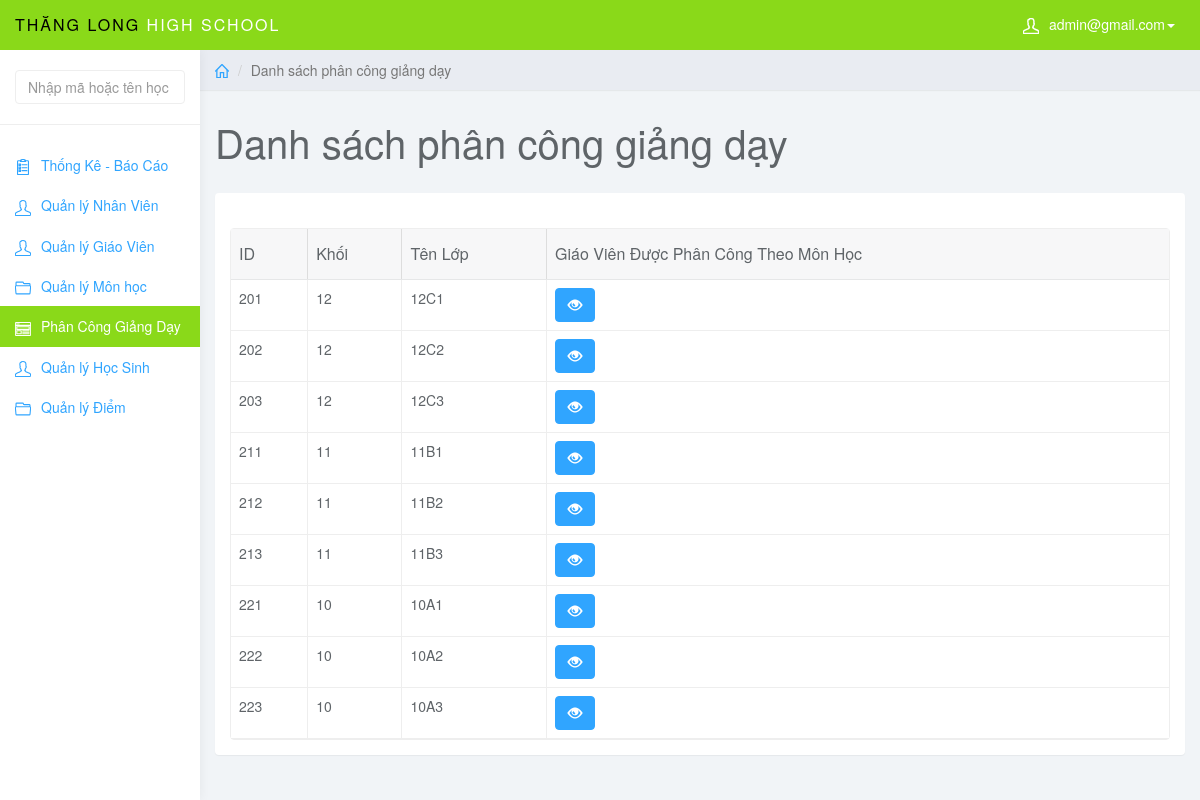
The page /index.php?page=assigned (signed in) on the database its author committed.
### tables this page shows
CREATE TABLE `lophoc` (
  `MaLopHoc` varchar(10) NOT NULL,
  `Tenlophoc` varchar(20) NOT NULL,
  `KhoiHoc` varchar(10) NOT NULL,
  PRIMARY KEY (`MaLopHoc`)
);

### assigned.php (the view, shortened to what this page needs)
<div class="col-sm-9 col-sm-offset-3 col-lg-10 col-lg-offset-2 main">
    <div class="row">
        <ol class="breadcrumb">
            <li><a href="index.php"><svg class="glyph stroked home">
                        <use xlink:href="#stroked-home"></use>
                    </svg></a></li>
            <li class="active">Danh sách phân công giảng dạy</li>
        </ol>
    </div>
    <div class="row">
        <div class="col-lg-12">
            <h1 class="page-header">Danh sách phân công giảng dạy</h1>
        </div>
    </div>
    <div class="row">
        <div class="col-lg-12">
            <div class="panel panel-default">
                <div class="panel-body">
                    <table data-toolbar="#toolbar" data-toggle="table">
                        <thead>
                            <tr>
                                <th data-field="id" data-sortable="true">ID</th>
                                <th data-field="name" data-sortable="true">Khối</th>
                                <th data-field="price" data-sortable="true">Tên Lớp</th>
                                <th>Giáo Viên Được Phân Công Theo Môn Học</th>
                            </tr>
                        </thead>
                        <tbody>
                            <?php
                            $sql = "SELECT * FROM lophoc";
                            $query = mysqli_query($conn, $sql);
                            while ($row = mysqli_fetch_assoc($query)) {
                            ?>
                            <tr>
                                <td style=""><?php echo $row['MaLopHoc'] ?></td>
                                <td style=""><?php echo $row['KhoiHoc'] ?></td>
                                <td style=""><?php echo $row['Tenlophoc'] ?></td>
                                <td class="form-group">
                                    <a href="index.php?page=list_mon&id_class=<?php echo $row['MaLopHoc']; ?>"
                                        class="btn btn-primary"><i class="glyphicon glyphicon-eye-open"></i></a>
                                </td>
                            </tr>
                            <?php } ?>
                        </tbody>
                    </table>
                </div>
            </div>
        </div>
    </div>
</div>

### css/styles.css (style rules this page uses)
body { background: #f1f4f7; padding-top: 50px; color: #5f6468; }
a, a:hover, a:focus { color: #30a5ff; }
h1, h2, h3, h4, h5, h6 { color: #5f6468; }
h1 { font-weight: 300; font-size: 40px; }
.btn-primary, .btn-primary:hover, .btn-primary:focus, .btn-primary:active, .btn-primary.active, .open > .dropdown-toggle.btn-primary, .btn-primary.disabled, .btn-primary[disabled], fieldset[disabled] .btn-primary, .btn-primary.disabled:hover, .btn-primary[disabled]:hover, fieldset[disabled] .btn-primary:hover, .btn-primary.disabled:focus, .btn-primary[disabled]:focus, fieldset[disabled] .btn-primary:focus, .btn-primary.disabled:active, .btn-primary[disabled]:active, fieldset[disabled] .btn-primary:active, .btn-primary.disabled.active, .btn-primary[disabled].active, fieldset[disabled] .btn-primary.active { background-color: #30a5ff; border-color: #30a5ff; }
.panel { border: 0; }
.breadcrumb { border-radius: 0; padding: 10px 15px; background: #e9ecf2; box-shadow: 0 1px 1px rgba(0, 0, 0, .05); margin: 0 ; }
h1.page-header { margin-top: 30px; border-bottom: 0; }
.table { background: #fff; }
.breadcrumb .glyph { height: 14px; width: 14px; margin: -2px 0 0 0; stroke-width: 4px; }

### rows shown on the page
lophoc: MaLopHoc "201", KhoiHoc "12", Tenlophoc "12C1"
lophoc: MaLopHoc "202", KhoiHoc "12", Tenlophoc "12C2"
lophoc: MaLopHoc "203", KhoiHoc "12", Tenlophoc "12C3"
lophoc: MaLopHoc "211", KhoiHoc "11", Tenlophoc "11B1"
lophoc: MaLopHoc "212", KhoiHoc "11", Tenlophoc "11B2"
lophoc: MaLopHoc "213", KhoiHoc "11", Tenlophoc "11B3"
lophoc: MaLopHoc "221", KhoiHoc "10", Tenlophoc "10A1"
lophoc: MaLopHoc "222", KhoiHoc "10", Tenlophoc "10A2"
lophoc: MaLopHoc "223", KhoiHoc "10", Tenlophoc "10A3"

### other values the page prints
$_SESSION['mail_user'] "admin@gmail.com"
